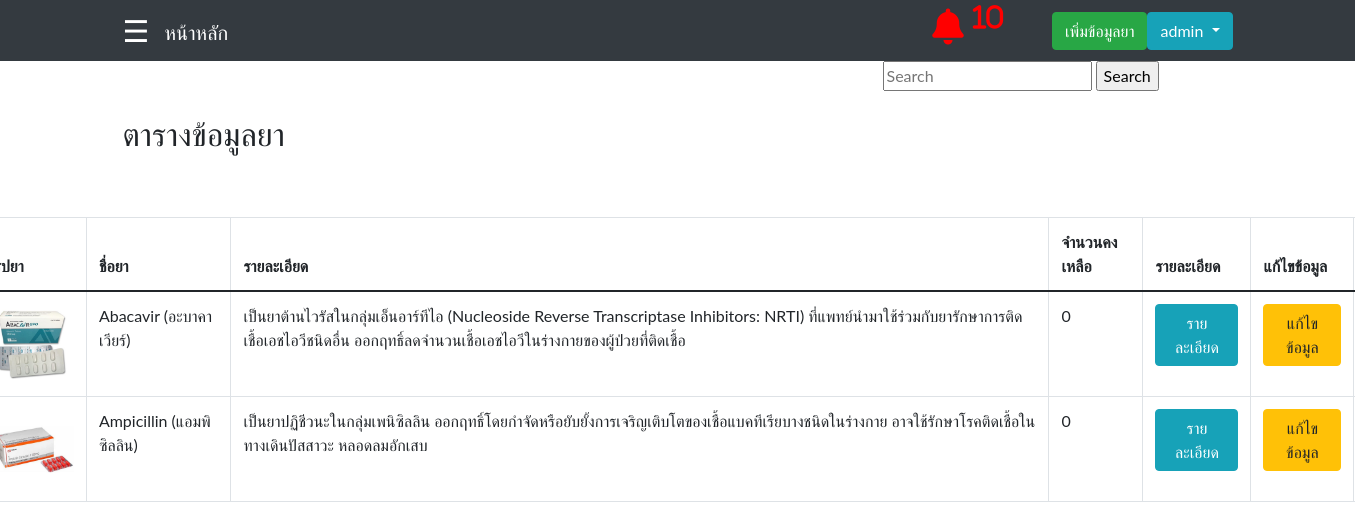
Page /Medsearch.php?textsearch=1 (signed in) on the committed database.
### tables this page shows
CREATE TABLE `tbl_med` (
  `MedId` int(11) NOT NULL,
  `TypeId` int(11) DEFAULT NULL,
  `CateId` int(11) DEFAULT NULL,
  `VolumnId` int(11) DEFAULT NULL,
  `UnitId` int(11) DEFAULT NULL,
  `MedName` varchar(255) DEFAULT NULL,
  `MedPack` varchar(255) DEFAULT NULL,
  `MedPrice` varchar(255) DEFAULT NULL,
  `MedDes` varchar(255) DEFAULT NULL,
  `MedIndi` varchar(255) DEFAULT NULL,
  `MedNoti` varchar(255) DEFAULT NULL,
  `MedLow` int(11) DEFAULT NULL,
  `MedTotal` int(11) DEFAULT NULL,
  `MedPoint` int(11) DEFAULT NULL,
  `MedPath` varchar(255) DEFAULT NULL
);

### Medsearch.php (the view, shortened to what this page needs)
<?php
     include('Connect.php');
    $sql = "SELECT * FROM tbl_med WHERE MedTotal <= MedPoint";
    $result1 = $conn->query($sql);
    $med = array();
    while($row = $result1->fetch_assoc())
        {
            $med[] = $row;
        }
            $Alert = 0;
?>
<!DOCTYPE html>
<html lang="en">
<head>
   <nav class="navbar navbar-expand-sm navbar-dark bg-dark">
            <div class="container">
                <div style='margin-right: 15px'>
                    <?php
                    include('slidebar.php');
                    ?>
                <div>
                  <a href="main.php" class="navbar-brand">หน้าหลัก</a>
                  <a herf="main.php"><i class="fa fa-bell" data-toggle="modal" data-target="#centralModalLg" style ="font-size: 36px; color:
                      <?php
                        if((count($med)+$Alert) > 0)
                            {
                                echo "red";
                            }
                        else
                            {
                                echo "white";
                            }
                        ?>
                        ; margin-left: 19em;" aria-hidden="true">
                        <?php
                            if((count($med)+$Alert) > 0)
                                {
                                    echo "<sup>".(count($med)+$Alert)."</sup>";
                                }
                        ?>
                        </i>
                    </a>
                </div>
                <div id="navbar1" class="collapse navbar-collapse" style='justify-content: end;'>
                    <div class="dropdown">
                        <div id="navbar1" class="collapse navbar-collapse">
                            <ul class="navbar-nav ms-auto">
                            <li class="nav-item">
                                    <td><a href="Medadd.php" class ="btn btn-success">เพิ่มข้อมูลยา</a></td>
                                </li>
                                <button class="btn btn-info  dropdown-toggle" type="button" id="dropdownMenuButton" data-toggle="dropdown" aria-haspopup="true" aria-expanded="false"
                                ><?php echo $_SESSION['StaffName'] ?>
                                </button>
                            </ul>
                        </div>
                    </div>
                </div>
</head>
<body>
        <div class="container">
            <div class="row">
                    <div class="col-md-4 ms-auto">
                        <form action="Medsearch.php" method="post">
                            <input type="text" name="textsearch" placeholder = "Search">
                            <input type="submit" name="submit" value="Search">
                        </form>
                    </div>
            </div>
        </div><br>
    <div class="container-sm">
    <h2>ตารางข้อมูลยา</h2>
        <table class="table table-bordered" style="width:1500px; margin-left:-200px ; margin-top: 4rem;">
            <thead>
                <tr>
                    <th>รูปยา</th>
                    <th>ชื่อยา</th>
                    <th>รายละเอียด</th>
                    <th>จำนวนคงเหลือ</th>
                    <th>รายละเอียด</th>
                    <th>แก้ไขข้อมูล</th>
                </tr>
            </thead>
            <tbody>
                <?php
                        $search = $_REQUEST['textsearch'];
                        $sql = "SELECT * FROM tbl_med WHERE MedId LIKE '%{$search}%' || MedName LIKE '%{$search}%' ";
                        $result = $conn->query($sql);
                        $data = array();
                        while($row = $result->fetch_assoc()) {
                            $data[] = $row;
                        }
                        foreach($data as $key => $Med){
                ?>
                    <tr>
                        <td><?php echo '<img src="upload/'.$Med['MedPath'].'" height = "80" widht = "80"/>';?></td>
                        <td><?php echo $Med["MedName"]; ?></td>
                        <td><?php echo $Med["MedDes"]; ?></td>
                        <td><?php echo $Med["MedTotal"]; ?></td>
                        <td><a href="Meddetail.php?detail_id=<?php echo $Med["MedId"];?>" class="btn btn-info">รายละเอียด</a></td>
                        <td><a href="Mededit.php?edit_id=<?php echo $Med["MedId"];?>" class="btn btn-warning">แก้ไขข้อมูล</a></td>
                    </tr>
                    <?php } ?>
            </tbody>
        </table>
    </div>
</body>
</html>

### slidebar.php (style rules this page uses)
body { font-family: "Lato", sans-serif; }

### rows in the picture
tbl_med: MedPath (picture), MedName "Abacavir (อะบาคาเวียร์)", MedDes "เป็นยาต้านไวรัสในกลุ่มเอ็นอาร์ทีไอ (Nucleoside Reverse Transcriptase Inhibitors: NRTI) ที่แพทย์นำมาใช้ร่วมกับยารักษาการติดเชื้อเอชไอวีชนิดอื่น ออกฤทธิ์ลดจำนวนเชื้อเอชไอวีในร่างกายของผู้ป่วยที่ติดเชื้อ", MedTotal "0"
tbl_med: MedPath (picture), MedName "Ampicillin (แอมพิซิลลิน)", MedDes "เป็นยาปฏิชีวนะในกลุ่มเพนิซิลลิน ออกฤทธิ์โดยกำจัดหรือยับยั้งการเจริญเติบโตของเชื้อแบคทีเรียบางชนิดในร่างกาย อาจใช้รักษาโรคติดเชื้อในทางเดินปัสสาวะ หลอดลมอักเสบ", MedTotal "0"

### other values in the picture
count($med)+$Alert "10"
$_SESSION['StaffName'] "admin"
